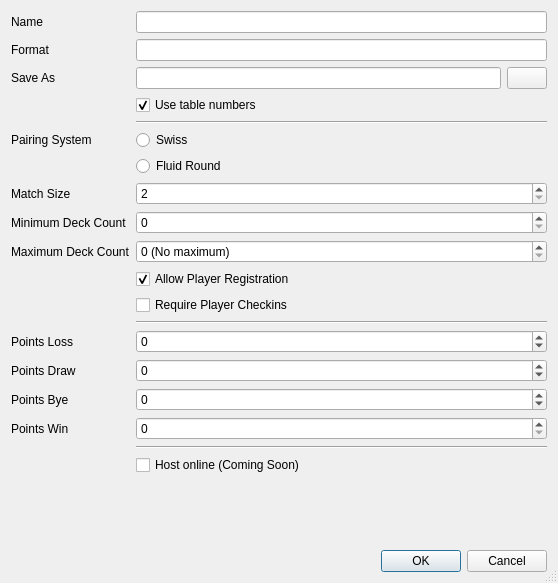
<?xml version="1.0" encoding="UTF-8"?>
<ui version="4.0">
 <class>CreateTournamentDialogue</class>
 <widget class="QDialog" name="CreateTournamentDialogue">
  <property name="geometry">
   <rect>
    <x>0</x>
    <y>0</y>
    <width>558</width>
    <height>583</height>
   </rect>
  </property>
  <property name="windowTitle">
   <string>Dialog</string>
  </property>
  <property name="sizeGripEnabled">
   <bool>true</bool>
  </property>
  <property name="modal">
   <bool>false</bool>
  </property>
  <layout class="QFormLayout" name="formLayout">
   <item row="0" column="1">
    <widget class="QLineEdit" name="nameEdit">
     <property name="clearButtonEnabled">
      <bool>true</bool>
     </property>
    </widget>
   </item>
   <item row="1" column="0">
    <widget class="QLabel" name="label_2">
     <property name="text">
      <string>Format</string>
     </property>
     <property name="buddy">
      <cstring>formatEdit</cstring>
     </property>
    </widget>
   </item>
   <item row="1" column="1">
    <widget class="QLineEdit" name="formatEdit">
     <property name="clearButtonEnabled">
      <bool>true</bool>
     </property>
    </widget>
   </item>
   <item row="2" column="0">
    <widget class="QLabel" name="label_11">
     <property name="text">
      <string>Save As</string>
     </property>
     <property name="buddy">
      <cstring>saveLocation</cstring>
     </property>
    </widget>
   </item>
   <item row="2" column="1">
    <layout class="QHBoxLayout" name="horizontalLayout">
     <item>
      <widget class="QLineEdit" name="saveLocation"/>
     </item>
     <item>
      <widget class="QPushButton" name="saveLocationButton">
       <property name="text">
        <string/>
       </property>
       <property name="icon">
        <iconset theme="document-open">
         <normaloff>.</normaloff>.</iconset>
       </property>
      </widget>
     </item>
    </layout>
   </item>
   <item row="4" column="1">
    <widget class="QCheckBox" name="useTableNumbers">
     <property name="text">
      <string>Use table numbers</string>
     </property>
     <property name="checked">
      <bool>true</bool>
     </property>
    </widget>
   </item>
   <item row="5" column="1">
    <widget class="Line" name="line_2">
     <property name="orientation">
      <enum>Qt::Horizontal</enum>
     </property>
    </widget>
   </item>
   <item row="6" column="0">
    <widget class="QLabel" name="label_10">
     <property name="text">
      <string>Pairing System</string>
     </property>
    </widget>
   </item>
   <item row="6" column="1">
    <widget class="QRadioButton" name="swissRadio">
     <property name="text">
      <string>Swiss</string>
     </property>
    </widget>
   </item>
   <item row="7" column="1">
    <widget class="QRadioButton" name="fluidRoundRadio">
     <property name="text">
      <string>Fluid Round</string>
     </property>
    </widget>
   </item>
   <item row="8" column="0">
    <widget class="QLabel" name="label_3">
     <property name="text">
      <string>Match Size</string>
     </property>
     <property name="buddy">
      <cstring>matchSize</cstring>
     </property>
    </widget>
   </item>
   <item row="8" column="1">
    <widget class="QSpinBox" name="matchSize">
     <property name="minimum">
      <number>2</number>
     </property>
    </widget>
   </item>
   <item row="9" column="0">
    <widget class="QLabel" name="label_4">
     <property name="text">
      <string>Minimum Deck Count</string>
     </property>
     <property name="buddy">
      <cstring>minDeckCount</cstring>
     </property>
    </widget>
   </item>
   <item row="9" column="1">
    <widget class="QSpinBox" name="minDeckCount"/>
   </item>
   <item row="10" column="0">
    <widget class="QLabel" name="label_5">
     <property name="text">
      <string>Maximum Deck Count</string>
     </property>
     <property name="buddy">
      <cstring>maxDeckCount</cstring>
     </property>
    </widget>
   </item>
   <item row="10" column="1">
    <widget class="QSpinBox" name="maxDeckCount">
     <property name="specialValueText">
      <string>0 (No maximum)</string>
     </property>
    </widget>
   </item>
   <item row="11" column="1">
    <widget class="QCheckBox" name="allowPlayerRegistration">
     <property name="text">
      <string>Allow Player Registration</string>
     </property>
     <property name="checked">
      <bool>true</bool>
     </property>
    </widget>
   </item>
   <item row="12" column="1">
    <widget class="QCheckBox" name="requirePlayerCheckins">
     <property name="text">
      <string>Require Player Checkins</string>
     </property>
    </widget>
   </item>
   <item row="13" column="1">
    <widget class="Line" name="line">
     <property name="orientation">
      <enum>Qt::Horizontal</enum>
     </property>
    </widget>
   </item>
   <item row="15" column="0">
    <widget class="QLabel" name="label_7">
     <property name="text">
      <string>Points Loss</string>
     </property>
     <property name="buddy">
      <cstring>pointsLoss</cstring>
     </property>
    </widget>
   </item>
   <item row="15" column="1">
    <widget class="QSpinBox" name="pointsLoss">
     <property name="minimum">
      <number>-99</number>
     </property>
    </widget>
   </item>
   <item row="16" column="0">
    <widget class="QLabel" name="label_8">
     <property name="text">
      <string>Points Draw</string>
     </property>
     <property name="buddy">
      <cstring>pointsDraw</cstring>
     </property>
    </widget>
   </item>
   <item row="16" column="1">
    <widget class="QSpinBox" name="pointsDraw">
     <property name="minimum">
      <number>-99</number>
     </property>
    </widget>
   </item>
   <item row="17" column="0">
    <widget class="QLabel" name="label_9">
     <property name="text">
      <string>Points Bye</string>
     </property>
     <property name="buddy">
      <cstring>pointsBye</cstring>
     </property>
    </widget>
   </item>
   <item row="17" column="1">
    <widget class="QSpinBox" name="pointsBye">
     <property name="minimum">
      <number>-99</number>
     </property>
    </widget>
   </item>
   <item row="18" column="0">
    <widget class="QLabel" name="label_6">
     <property name="text">
      <string>Points Win</string>
     </property>
     <property name="buddy">
      <cstring>pointsWin</cstring>
     </property>
    </widget>
   </item>
   <item row="18" column="1">
    <widget class="QSpinBox" name="pointsWin"/>
   </item>
   <item row="21" column="1">
    <widget class="Line" name="line_3">
     <property name="orientation">
      <enum>Qt::Horizontal</enum>
     </property>
    </widget>
   </item>
   <item row="22" column="1">
    <widget class="QCheckBox" name="hostOnline">
     <property name="text">
      <string>Host online (Coming Soon)</string>
     </property>
     <property name="checkable">
      <bool>false</bool>
     </property>
    </widget>
   </item>
   <item row="23" column="1">
    <spacer name="verticalSpacer">
     <property name="orientation">
      <enum>Qt::Vertical</enum>
     </property>
     <property name="sizeHint" stdset="0">
      <size>
       <width>20</width>
       <height>40</height>
      </size>
     </property>
    </spacer>
   </item>
   <item row="24" column="1">
    <widget class="QDialogButtonBox" name="buttonBox">
     <property name="orientation">
      <enum>Qt::Horizontal</enum>
     </property>
     <property name="standardButtons">
      <set>QDialogButtonBox::Cancel|QDialogButtonBox::Ok</set>
     </property>
    </widget>
   </item>
   <item row="0" column="0">
    <widget class="QLabel" name="label">
     <property name="text">
      <string>Name</string>
     </property>
     <property name="buddy">
      <cstring>nameEdit</cstring>
     </property>
    </widget>
   </item>
  </layout>
 </widget>
 <resources/>
 <connections>
  <connection>
   <sender>buttonBox</sender>
   <signal>rejected()</signal>
   <receiver>CreateTournamentDialogue</receiver>
   <slot>reject()</slot>
   <hints>
    <hint type="sourcelabel">
     <x>316</x>
     <y>260</y>
    </hint>
    <hint type="destinationlabel">
     <x>286</x>
     <y>274</y>
    </hint>
   </hints>
  </connection>
 </connections>
</ui>
